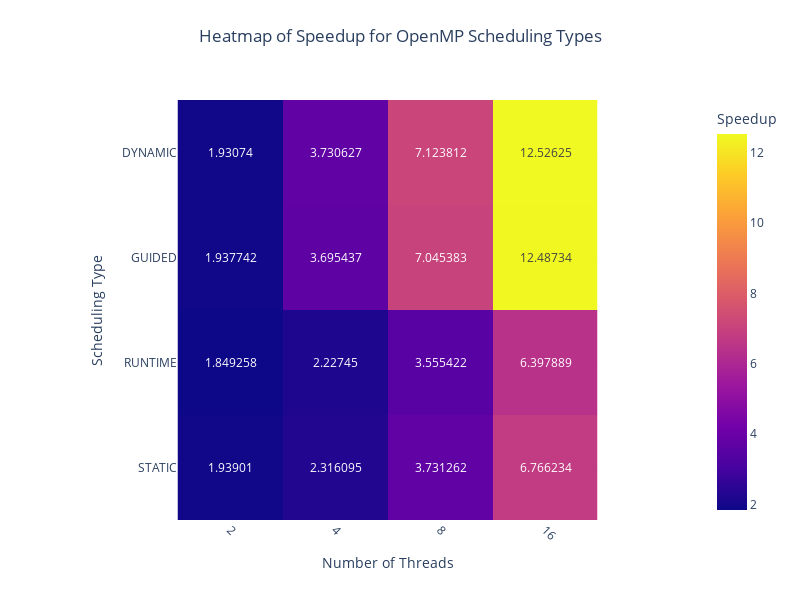

Notebook code for this chart:
### Code cell
# Choose metric for heatmap
heatmap_metric = 'Speedup'  # Change to 'Efficiency' if desired

# Pivot the DataFrame
heatmap_data = df_openmp_all_max_res_iter.pivot(
    index='Scheduling',
    columns='Threads',
    values=heatmap_metric
)

# Sort the data
heatmap_data = heatmap_data.sort_index()
heatmap_data = heatmap_data[sorted(heatmap_data.columns, key=lambda x: int(x))]

# --- Create the Heatmap ---

fig_heatmap = px.imshow(
    heatmap_data,
    labels=dict(x="Number of Threads", y="Scheduling Type", color=heatmap_metric),
    x=heatmap_data.columns.astype(str),
    y=heatmap_data.index,
    # color_continuous_scale='Viridis',
    title=f'Heatmap of {heatmap_metric} for OpenMP Scheduling Types',
    text_auto=True
)

# Enhance the layout
fig_heatmap.update_layout(
    xaxis_title='Number of Threads',
    yaxis_title='Scheduling Type',
    title={
        'text': f'Heatmap of {heatmap_metric} for OpenMP Scheduling Types',
        'y':0.95,
        'x':0.5,
        'xanchor': 'center',
        'yanchor': 'top'
    },
    width=800,
    height=600,
    template='plotly_white'
)

# Adjust x-axis tick labels
fig_heatmap.update_xaxes(
    tickmode='array',
    tickvals=heatmap_data.columns,
    ticktext=[str(int(t)) for t in heatmap_data.columns],
    tickangle=45
)
fig_heatmap.show()

### Figure 1 — Plotly figure (JSON) as saved in the notebook; plotly's stock layout.template omitted (floating-point values rounded to 4 significant figures)
{"data": [{"coloraxis": "coloraxis", "hovertemplate": "Number of Threads: %{x}<br>Scheduling Type: %{y}<br>Speedup: %{z}<extra></extra>", "name": "0", "texttemplate": "%{z}", "type": "heatmap", "x": ["2", "4", "8", "16"], "xaxis": "x", "y": ["DYNAMIC", "GUIDED", "RUNTIME", "STATIC"], "yaxis": "y", "z": [[1.931, 3.731, 7.124, 12.53], [1.938, 3.695, 7.045, 12.49], [1.849, 2.227, 3.555, 6.398], [1.939, 2.316, 3.731, 6.766]]}], "layout": {"coloraxis": {"colorbar": {"title": {"text": "Speedup"}}, "colorscale": [[0, "#0d0887"], [0.1111, "#46039f"], [0.2222, "#7201a8"], [0.3333, "#9c179e"], [0.4444, "#bd3786"], [0.5556, "#d8576b"], [0.6667, "#ed7953"], [0.7778, "#fb9f3a"], [0.8889, "#fdca26"], [1, "#f0f921"]]}, "height": 600, "title": {"text": "Heatmap of Speedup for OpenMP Scheduling Types", "x": 0.5, "xanchor": "center", "y": 0.95, "yanchor": "top"}, "width": 800, "xaxis": {"anchor": "y", "constrain": "domain", "domain": [0, 1], "scaleanchor": "y", "tickangle": 45, "tickmode": "array", "ticktext": ["2", "4", "8", "16"], "tickvals": [2, 4, 8, 16], "title": {"text": "Number of Threads"}}, "yaxis": {"anchor": "x", "autorange": "reversed", "constrain": "domain", "domain": [0, 1], "title": {"text": "Scheduling Type"}}}}
